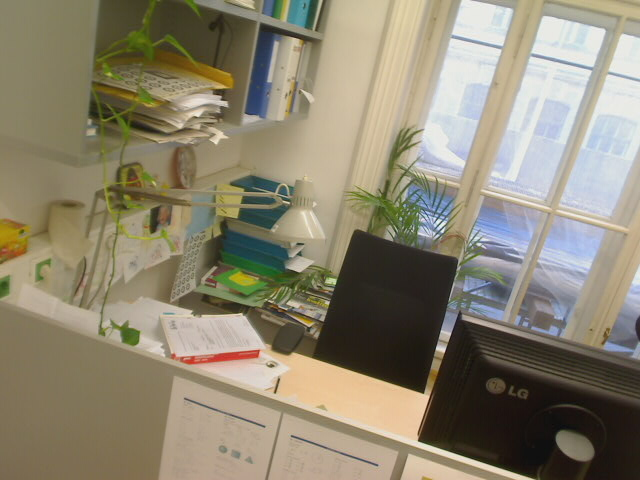
#> input picture desk/Image-00.jpg, 640 x 480 px
$ python main.py
#> lines starting #> are read from the running program, lines starting #| are printed output that depends on the picture
### own_cv2.py
import cv2
import numpy as np
from numpy.random import randint
import skimage

WINDOW_SIZE = 21
K = 0.04
SIGMA = 0.2
THRESHOLD = 0.2
NMS_MIN_DISTANCE = 5

FILTER_X = np.array(
    (
        [-1, 0, 1],
        [-1, 0, 1],
        [-1, 0, 1]
    ), dtype="int32"
)

FILTER_Y = np.array(
    (
        [-1, -1, -1],
        [0, 0, 0],
        [1, 1, 1]
    ), dtype="int32"
)

GAUSS = np.array(
    (
        [1 / 16, 2 / 16, 1 / 16],
        [2 / 16, 4 / 16, 2 / 16],
        [1 / 16, 2 / 16, 1 / 16]
    ), dtype="float64"
)

COLORS = [
    (255, 255, 255),  # White
    (255, 0, 0),  # Red
    (0, 255, 0),  # Lime
    (0, 0, 255),  # Blue
    (255, 255, 0),  # Yellow
    (0, 255, 255),  # Cyan
    (255, 0, 255),  # Magenta
    (192, 192, 192),  # Silver
    (128, 128, 128),  # Gray
    (128, 0, 0),  # Maroon
    (128, 128, 0),  # Olive
    (0, 128, 0),  # Green
    (128, 0, 128),  # Purple
    (0, 128, 128),  # Teal
    (0, 0, 128)  # Navy
]

MARKER_COLOR = (0, 0, 255)  # Колір маркерів (червоний)
MARKER_THICKNESS = 1  # Товщина маркерів

TEXT_COLOR = (0, 255, 0)  # Колір тексту (червоний)
TEXT_THICKNESS = 2  # Товщина тексту
TEXT_SCALE = 1  # розмір тексту


def harris_detector(img: np.ndarray, window_size: int = WINDOW_SIZE,
                    k: int = K, sigma: float = SIGMA,
                    threshold: int = None, nms_min_distance: int = NMS_MIN_DISTANCE) -> [np.ndarray]:
    """
    Функція пошуку точок інтересу (кутів)
    Arguments:
        :param img: зображення I
        :param window_size: розмір вікна w(y, x)
        :param k: емпіричний коефіцієнт
        :param sigma: сигма для пошуку похідних Ix, Iy
        :param threshold: коефіцієнт порогової фільтрації
        :param nms_min_distance: дистанція між максимумами
    Returns:
        corners (np.ndarray): массив з координатами точок інтересу
    """

    # переводимо зображення у відтінки сірого
    grayscale = bgr2gray(img.copy())

    # розмиваємо зображення
    img_gaussian = cv2.GaussianBlur(grayscale, (window_size, window_size), sigma)

    # шукаємо похідні
    Ix = convolve(img_gaussian, FILTER_X)  # Похідна по X
    Iy = convolve(img_gaussian, FILTER_Y)  # Похідна по Y

    # розраховуємо квадрати похідних та перехресну фільтрацію
    Ixx = np.square(Ix)
    Iyy = np.square(Iy)
    Ixy = Ix * Iy

    # обробка гаусом
    Sxx = convolve(Ixx, GAUSS)
    Syy = convolve(Iyy, GAUSS)
    Sxy = convolve(Ixy, GAUSS)

    # шукаємо відгуки Харріса
    trace = Sxx + Syy
    determinant = Sxx * Syy - np.square(Sxy)
    harris = determinant - k * np.square(trace)

    # відсікаємо значення менше нуля
    harris = np.maximum(harris, 0)

    # нормалізуємо в межах від 0 до 1
    harris = cv2.normalize(harris, harris, 0, 1, cv2.NORM_MINMAX)

    # придушуємо немаксимуми і робимо порогову фільтрацію
    threshold = threshold if threshold else np.max(harris) * 0.01
    corners = skimage.feature.peak_local_max(
        harris,
        min_distance=nms_min_distance,
        threshold_abs=threshold
    )

    return corners, grayscale  # повертаємо координати точок інтересу


def show_matches(img1: np.ndarray, img2: np.ndarray, matches: list):
    """
    Функція, яка виводить два зображення поруч та робить зіставлення точок інтересу
    Arguments:
        :param img1: перше зображення
        :param img2: друге зображення
        :param matches: список координат точок для першого і другого зображення
    """
    offset = img1.shape[1]  # відступ від лівого зображення
    color = _random_color()  # генеруємо випадковий початковий колір

    # конкатинуємо два зображення по осі X після чого отримаємо матрицю поєднаних двох зображень
    concat = np.concatenate((img1, img2), axis=1)

    for [y1, x1], [y2, x2] in matches:  # проходимось (ітеруємось) по координатах
        draw_marker(concat, (x1, y1), color, 2)  # малюємо маркер на першому зображення
        draw_marker(concat, (x2 + offset, y2), color, 2)  # малюємо маркер на другому зображенні
        cv2.line(concat, (x1, y1), (x2 + offset, y2), color, 2)  # малюємо лінію зіставлення між маркерами
        color = _random_color()  # генеруємо новий випадковий колір

    draw_text(concat, (50, 50), f'Matches: {len(matches)}')  # виводимо текст з інформацією про зіставлені точки
    cv2.imshow('Matching', concat)  # виводимо зображення у формі


def match_descriptors(desctriptors1, desctriptors2):
    """
    Зіставлення точок інтересу за патч дескрипторами
    Arguments:
        :param desctriptors1: список патч-тескрипторів для першого зображення
        :param desctriptors2: список патч-тескрипторів для другого зображення
    Returns:
        matches (list): список координат зіставлених точок інтересу для двох зображень
    """
    matches = []  # список координат зіставлених точок

    for desc1, desc1_y, desc1_x in desctriptors1:  # проходимось (ітеруємось) по дескрипторам для першого зображення
        distances = []  # список евклідових відстаней від дескриптора першого зображення до дескрипторів другого зображення
        for desc2, desc2_y, desc2_x in desctriptors2:  # проходимось (ітеруємось) по дескрипторам для другого зображення
            #  шукаємо евклідову відстань
            square = np.square(desc1 - desc2)
            sum_square = np.sum(square)
            distance = np.sqrt(sum_square)
            #  додаємо евклідову відстань в список
            distances.append([distance, desc2_y, desc2_x])

        # перевіряємо чи наш список дистанцій не пустий, в інакшому випадку переходимо до наступної ітерації
        if not distances:
            continue

        distances.sort(key=lambda l: l[0])  # сортуємо список відстаней від найменшої до найбільшої

        last_item = distances[0]  # отримуємо найменшу відстань
        before_last_item = distances[1]  # отримуємо перед найменшу відстань
        result = last_item[0] / before_last_item[0]  # ділимо найменшу на перед найменшу відстань

        if result < 0.8:  # якщо вираз вірний то ми можемо припустити, що точки за патч-дескрипторами однакові
            matches.append([[desc1_y, desc1_x], [last_item[1], last_item[2]]])  # додаємо координати точок у список

    return matches  # повертаємо список координат точок які були успішно зіставлені для обох зображень


def patch_descriptors(grayscale: np.ndarray, corners: np.ndarray, window_size=WINDOW_SIZE):
    """
    Пошук патч дескрипторів для точок інтересу
    Arguments:
        :param grayscale: зображення у відтінках сірого
        :param corners: координати точок інтересу
        :param window_size: розмір вікна
    Returns:
        descriptors (list): список патч дескрипторів та їх координати
    """
    # Якщо ми будемо шукати дескриптор для точки яка знаходиться на межах зображення,
    # то ми можемо вийти за його межі, через що отримаємо виключення, тому підемо цікавим шляхом,
    # а саме розширимо наше зображення з кожної з сторін на половину розміру нашого вікна (window_size // 2)
    pad = window_size // 2  # розраховуємо, на скільки ми будемо розширювати матрицю зображення

    p_gray = np.pad(grayscale, (pad,), 'constant')  # розширюємо зображення та заповнюємо 0

    descriptors = []  # массив з десткрипторами

    num_neighbor = pad  # вказуємо число сусідніх комірок, також розраховується з половини від вікна

    for y, x in corners:  # ітеруємось по y та x координатах точок інтересу
        left = pad + x - num_neighbor  # шукаємо лівого сусіда
        right = pad + x + num_neighbor + 1  # шукаємо правого сусіда
        top = pad + y + num_neighbor + 1  # шукаємо верхнього сусіда
        bottom = pad + y - num_neighbor  # шукаємо нижнього сусіда

        neighbors = p_gray[bottom:top, left:right]  # отримуємо матрицю сусідів у вигляді списку
        descriptor = np.array(neighbors).ravel()  # переводимо матрицю у вигляді списку у матрицю numpy та робимо вектором
        descriptors.append([descriptor, y, x])  # додаємо патч-дескриптор та координати точки інтересу у список

    return descriptors  # повертаємо список патч-дескрипторів з координатами точок інтересу


def convolve(img: np.ndarray, kernel: np.ndarray) -> np.ndarray:
    """
    Функція згортки
    Arguments:
        :param img: забраження
        :param kernel: ядро
    Returns:
        g (np.ndarray): результат згортки
    """
    # Щоб не вийти за межі зображення при згортці, ми його розширюємо на половину без остачі від ширини вікна
    img_height = img.shape[0]  # отримуємо висоту зображення
    img_width = img.shape[1]  # Отримуємо ширину зображення
    pad_height = kernel.shape[0] // 2  # розраховуємо висоту розширення
    pad_width = kernel.shape[1] // 2  # розраховуємо ширину розширення

    pad = ((pad_height, pad_height), (pad_height, pad_width))  # розраховуємо розширення
    g = np.empty(img.shape, dtype=np.float64)
    img = np.pad(img, pad, mode='constant', constant_values=0)
    # робимо згортку
    for y in np.arange(pad_height, img_height + pad_height):  # проходимось (ітеруємось) по Y
        for x in np.arange(pad_width, img_width + pad_width):  # проходимось (ітеруємось) по X
            roi = img[y - pad_height:y + pad_height + 1, x - pad_width:x + pad_width + 1]  # шукаємо roi
            g[y - pad_height, x - pad_width] = (roi * kernel).sum()  # записуємо результат

    if (g.dtype == np.float64):  # якщо це ядро гауса
        kernel = kernel / 255.0
        kernel = (kernel * 255).astype(np.uint8)
    else:  # інакше
        g = g + abs(np.amin(g))
        g = g / np.amax(g)
        g = (g * 255.0)
    return g


def bgr2gray(img: np.ndarray) -> np.ndarray:
    """
    Функція конвертації BGR зображення у відтінки сірого
    Arguments:
        :param img: зображення
    Returns:
        img (np.ndarray): зображення у відтінках сірого
    """
    # [8 lines of commented-out code are left out]
    return cv2.cvtColor(img, cv2.COLOR_BGR2GRAY) # повертаємо оброблене зображення


def draw_markers(img: np.ndarray, corners: np.ndarray,
                 color: tuple = MARKER_COLOR, thickness: int = MARKER_THICKNESS) -> np.ndarray:
    """
    Малює маркери за координатами
    Arguments:
        :param img: забраження
        :param corners: массив координат точок інтересу
        :param color: колір маркеру
        :param thickness: товщина маркеру
    Returns:
        img (np.ndarray): зображення з нанесиними маркерами
    """
    for y, x in corners:  # проходимось (ітеруємось) по y, x
        draw_marker(img, (x, y), color, thickness)  # малюємо маркер за координатами
    return img  # повертаємо результат


def draw_marker(img: np.ndarray, pos: tuple,
                color: tuple = MARKER_COLOR, thickness: int = MARKER_THICKNESS) -> np.ndarray:
    """
    Малює маркер за координатами
    Arguments:
        :param img: забраження
        :param pos: координати точоки інтересу
        :param color: колір маркеру
        :param thickness: товщина маркеру
    Returns:
        img (np.ndarray): зображення з нанесиним маркером
    """
    x, y = pos  # за допомогою деструктуризації отримуємо x, y
    # малюємо маркер за допомогою двух ліній
    cv2.line(img, (x - 4, y), (x + 4, y), color, thickness)  # малюємо лінію за координатами
    cv2.line(img, (x, y - 4), (x, y + 4), color, thickness)  # малюємо лінію за координатами
    return img  # повертаємо результат


def draw_text(img: np.ndarray, pos: tuple, text: str,
              color: tuple = TEXT_COLOR, thickness: int = TEXT_THICKNESS, scale: int = TEXT_SCALE) -> np.ndarray:
    """
    Малює текст за координатами
    Arguments:
        :param img: забраження
        :param text: текст
        :param pos: координати
        :param color: колір тексту
        :param thickness: товщина тексту
        :param scale: розмір тексту
    Returns:
        img (np.ndarray): зображення з нанесиним текстом
    """
    # виводимо текст за координатами
    cv2.putText(img, text, pos, cv2.FONT_HERSHEY_SIMPLEX, scale, color, thickness, cv2.LINE_AA)
    return img  # повертаємо результат


def _random_color() -> tuple:
    """
    Генератор випадкових кольорів
    Returns:
        color (tuple): колір у форматі RGB
    """
    return COLORS[randint(0, len(COLORS) - 1)]  # повертаємо випадковий колір

### main.py
import cv2
import own_cv2 as own

# Відкриваємо перше та друге зображення
original_img = cv2.imread('desk/Image-00.jpg')
#> original_img is the input picture: shape (480, 640, 3); mean B, G, R 113.4, 133.5, 140.8
other_img = cv2.imread('desk/Image-01.jpg')
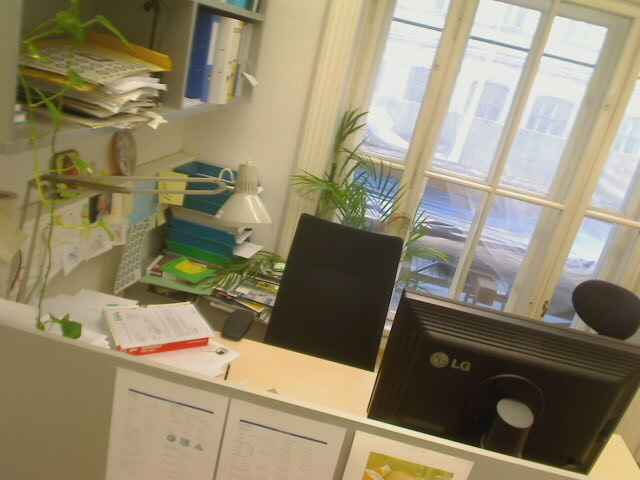
#> input picture desk/Image-01.jpg, 640 x 480 px
#> other_img is the input picture: shape (480, 640, 3); mean B, G, R 108.6, 135.5, 145.6

# шукаємо кути для першого та другого зображення
original_img_corners, original_img_grayscale = own.harris_detector(original_img)  # шукаємо кути для першого зображення
#> in harris_detector, `trace = Sxx + Syy`:
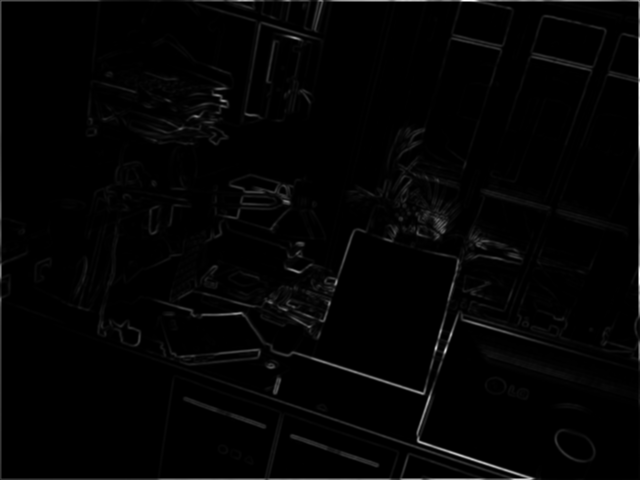
#> trace: shape (480, 640) float64; min 0, max 246933.4, mean 4119.9; drawn with min black and max white
#> in harris_detector, `threshold = threshold if threshold else np.max(harris) * 0.01`: threshold = 0.01
#> in harris_detector, `corners = skimage.feature.peak_local_max( harris, min_distance=nms_min..`: corners = 172 pairs, first value 7 to 465, second value 23 to 632
#> original_img_corners has the same summary as corners in harris_detector
other_img_corners, other_img_grayscale = own.harris_detector(other_img)  # шукаємо кути для другого зображення
#> call 2 of harris_detector, with window_size = 21, k = 0.04, sigma = 0.2, nms_min_distance = 5
#> after the loop in convolve (call 7), `for y in np.arange(pad_height, img_height + pad_height):`:
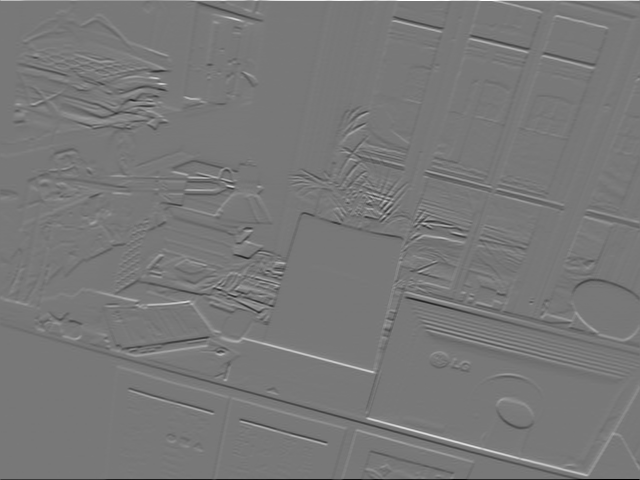
#> g: shape (480, 640) float64; min -627, max 699, mean 0.1; drawn with min black and max white
#> in harris_detector (call 2), `harris = determinant - k * np.square(trace)`:
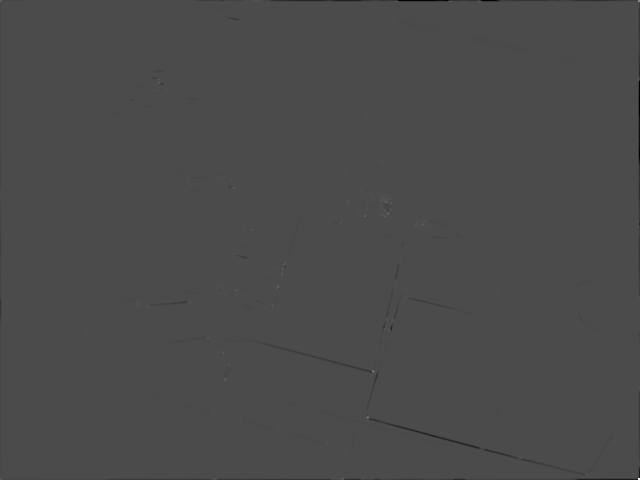
#> harris: shape (480, 640) float64; min -2.43e+09, max 5.77e+09, mean -7374137.4; drawn with min black and max white
#> in harris_detector (call 2), `corners = skimage.feature.peak_local_max( harris, min_distance=nms_min..`: corners = 109 pairs, first value 21 to 474, second value 69 to 613
#> other_img_corners has the same summary as corners in harris_detector

# шукаємо патч-дескриптори для першого та другого зображення
descriptors_original_image = own.patch_descriptors(original_img_grayscale, original_img_corners)
#> in patch_descriptors, `p_gray = np.pad(grayscale, (pad,), 'constant')`:
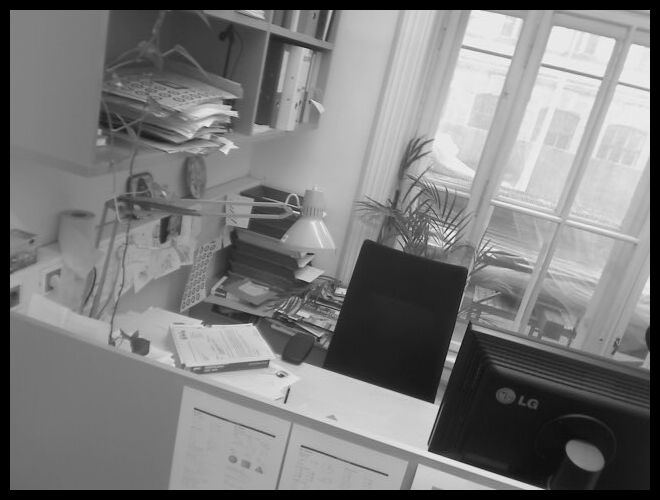
#> p_gray: shape (500, 660); min 0, max 248, mean 124.2
#> the loop in patch_descriptors, `for y, x in corners:` made 172 passes
#> (y, x, left, right, top, bottom) on passes 1 to 3: (440, 418, 418, 439, 461, 440), (393, 423, 423, 444, 414, 393), (99, 221, 221, 242, 120, 99)
#> after the loop in patch_descriptors, `for y, x in corners:`: descriptors = 172 items
#> descriptors_original_image = 172 items
descriptors_other_image = own.patch_descriptors(other_img_grayscale, other_img_corners)
#> call 2 of patch_descriptors, with corners = array of shape (109, 2), window_size = 21
#> in patch_descriptors (call 2), `p_gray = np.pad(grayscale, (pad,), 'constant')`:
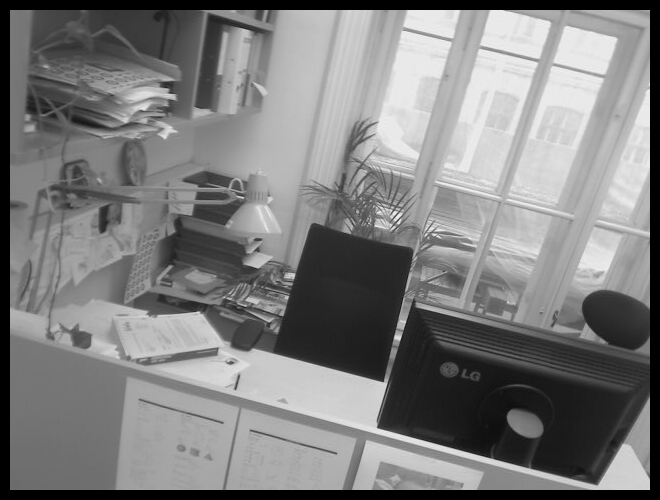
#> p_gray: shape (500, 660); min 0, max 246, mean 126.1
#> the loop in patch_descriptors (call 2), `for y, x in corners:` made 109 passes
#> (y, x, left, right, top, bottom) on passes 1 to 12: (371, 373, 373, 394, 392, 371), (417, 367, 367, 388, 438, 417), (213, 387, 387, 408, 234, 213), (216, 365, 365, 386, 237, 216), (379, 225, 225, 246, 400, 379), (264, 284, 284, 305, 285, 264), (224, 422, 422, 443, 245, 224), (82, 159, 159, 180, 103, 82), (330, 389, 389, 410, 351, 330), (286, 278, 278, 299, 307, 286), (202, 386, 386, 407, 223, 202), (305, 272, 272, 293, 326, 305)
#> after the loop in patch_descriptors (call 2), `for y, x in corners:`: descriptors = 109 items
#> descriptors_other_image = 109 items

# шукаємо координати точок інтересу які співпали
matches = own.match_descriptors(descriptors_original_image, descriptors_other_image)
#> the loop in match_descriptors, `for desc1, desc1_y, desc1_x in desctriptors1:` made 172 passes
#> (desc1_y, desc1_x, last_item, before_last_item, result) on passes 1 to 3: (440, 418, [137.7, 417, 367], [192, 313, 576], 0.717), (393, 423, [152.4, 371, 373], [192.8, 320, 69], 0.791), (99, 221, [142.8, 82, 159], [195.8, 95, 157], 0.729)
#> after the loop in match_descriptors, `for desc1, desc1_y, desc1_x in desctriptors1:`: matches = 53 items
#> matches = 53 items

# візуалізуємо зіставлення
own.show_matches(original_img, other_img, matches)
#> the loop in show_matches, `for [y1, x1], [y2, x2] in matches:` made 53 passes
#> (y1, x1, y2, x2) on passes 3 to 14: (99, 221, 82, 159), (392, 274, 379, 225), (313, 241, 302, 189), (366, 273, 352, 223), (350, 259, 338, 208), (378, 278, 365, 229), (240, 392, 223, 340), (254, 297, 240, 245), (243, 297, 229, 244), (436, 291, 420, 240), (192, 274, 177, 217), (244, 303, 229, 251)
#> (y1, x1, y2, x2, color) on pass 1: (440, 418, 417, 367, (0, 255, 255))
#> after the loop in show_matches, `for [y1, x1], [y2, x2] in matches:`:
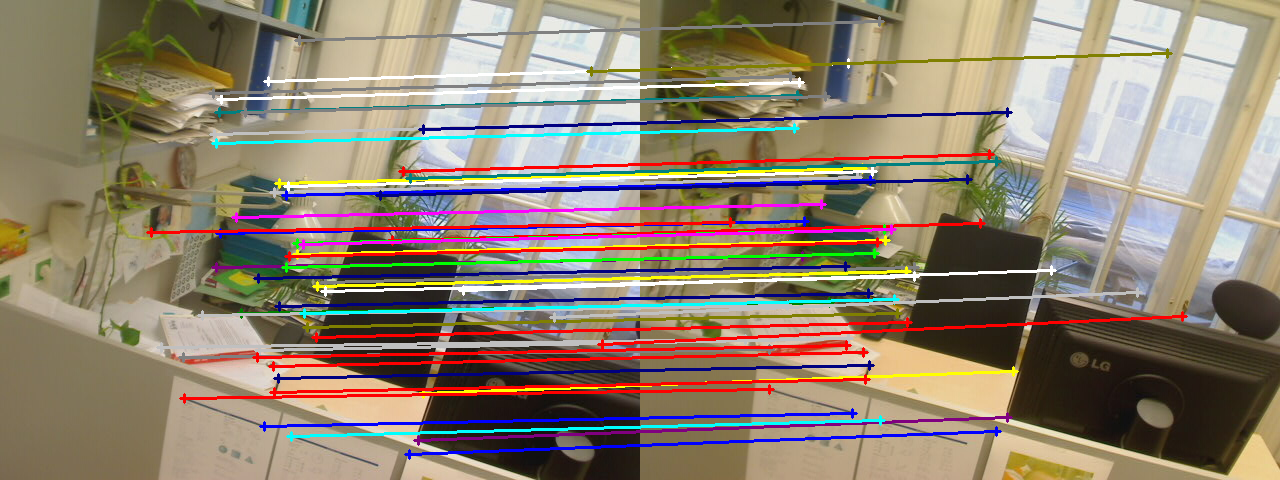
#> concat: shape (480, 1280, 3); mean B, G, R 113.1, 131.3, 144.5

# візуалізуємо знайдені кути для обох зображень
cv2.imshow(f'Corners1', own.draw_markers(original_img, original_img_corners))
#> the loop in draw_markers, `for y, x in corners:` made 172 passes
cv2.imshow(f'Corners2', own.draw_markers(other_img, other_img_corners))
#> the loop in draw_markers (call 2), `for y, x in corners:` made 109 passes
cv2.waitKey()
